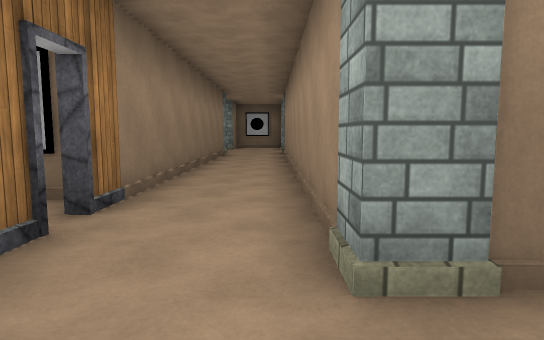
[1] (above)

20 first-person views from a walk through a Unity game level. The camera is 1.3 m above the floor, tilts 6° down and sees 75° across. Doors are open. The floor is counted in squares, 2 m on a side. Each view is taken from the middle of a square. On the plan, view 1 faces up. The plan holds only what a view shows up to about 10 squares ahead; the rest is blank. The place goes on beyond the plan. The player is left out. Surface patterns are stand-ins for the level's own textures.

[2]
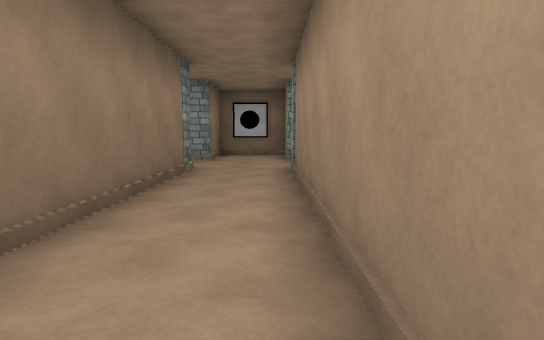

[3]
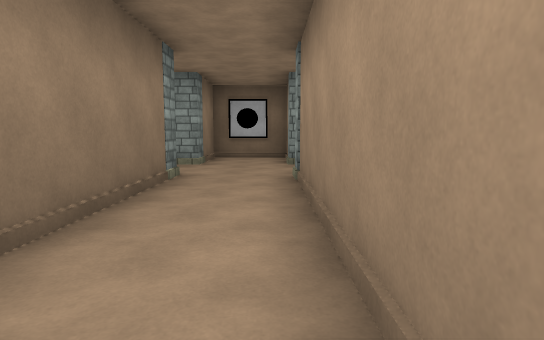

[4]
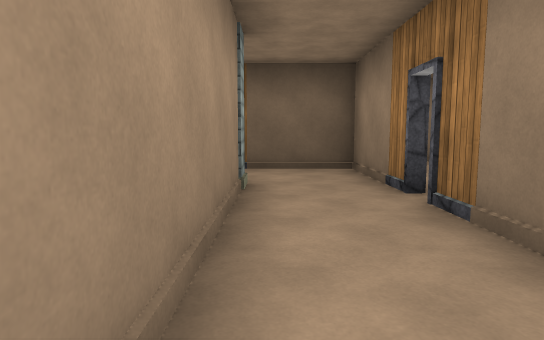

[5]
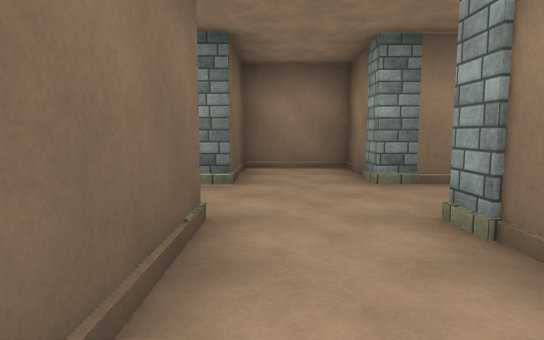

[6]
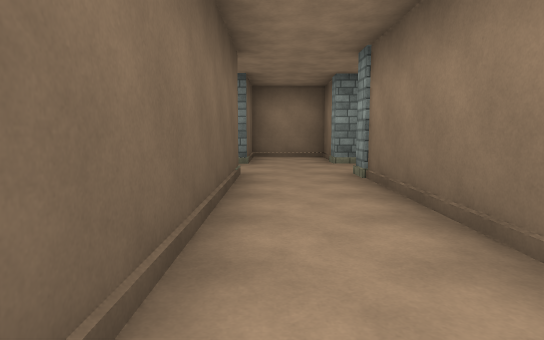

[7]
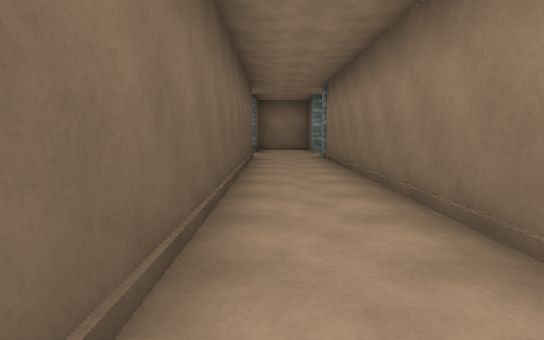

[8]
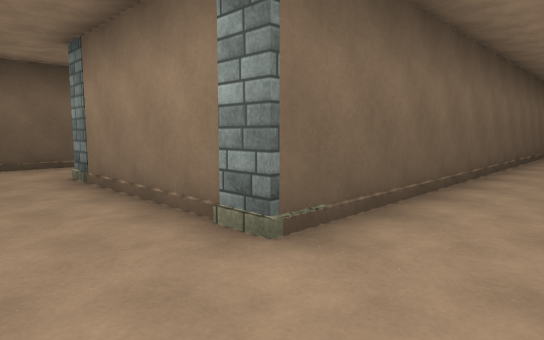

[9]
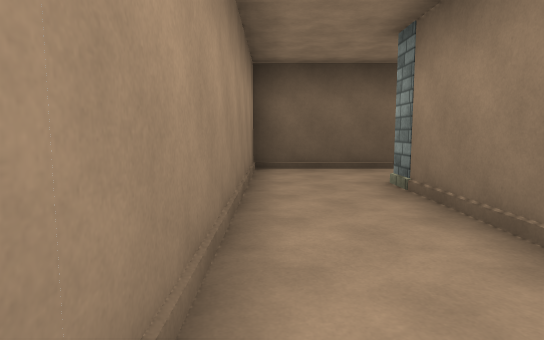

[10]
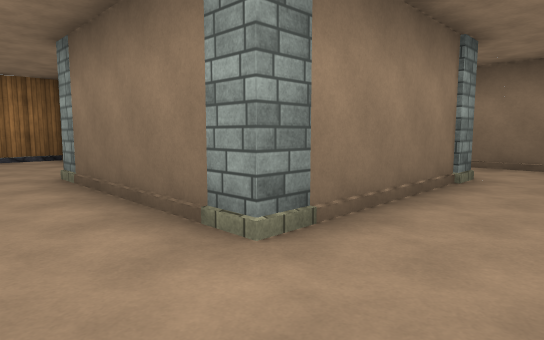

[11]
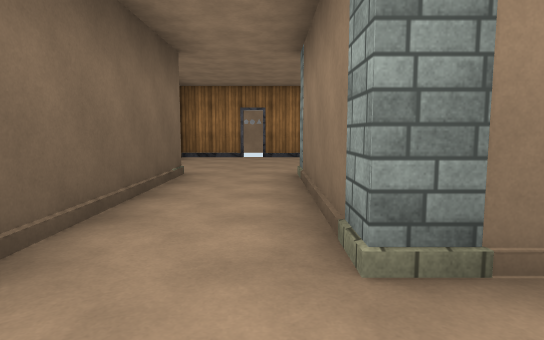

[12]
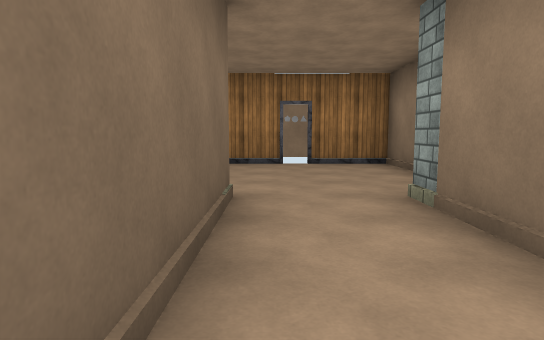

[13]
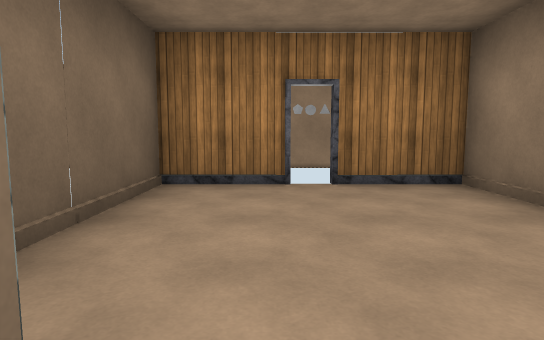

[14]
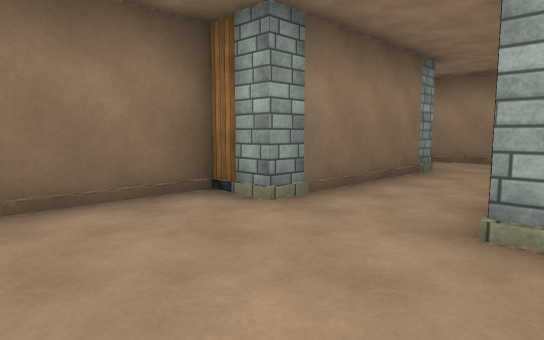

[15]
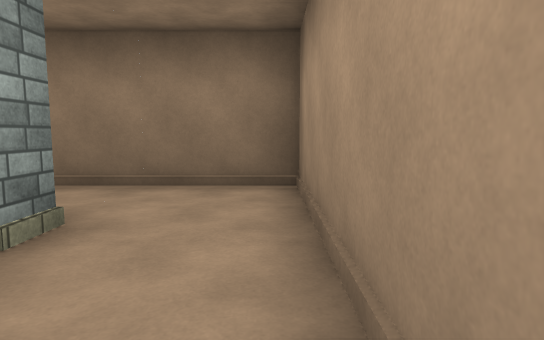

[16]
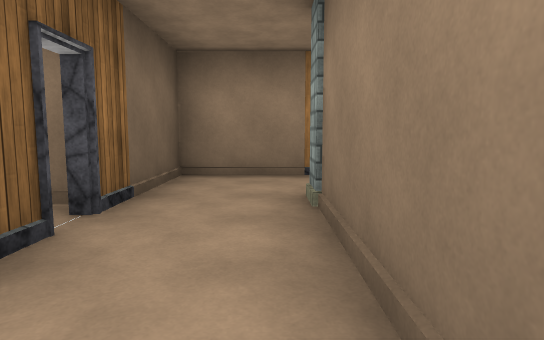

[17]
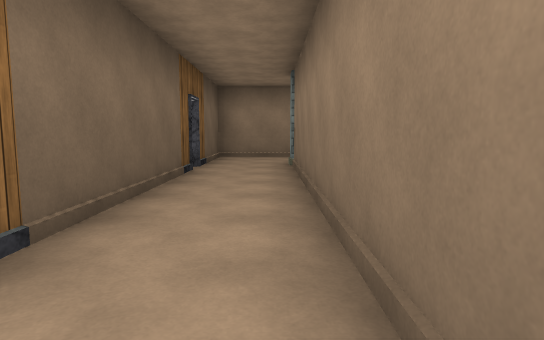

[18]
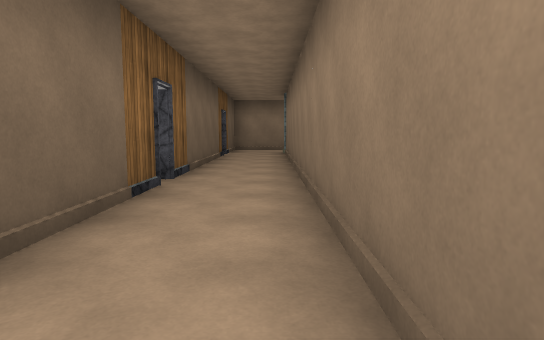

[19]
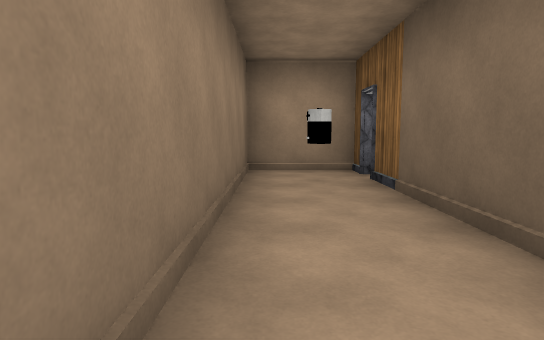

[20]
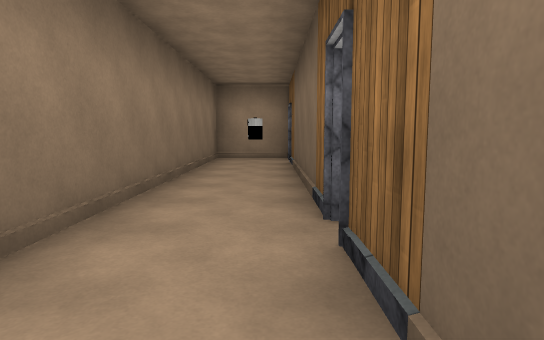

### Floor plan
Points are (right, up) in squares from view 1. A wall is a line through its corners. A room is listed if a view was taken in it or the views show most of it. See-through windows are left out.
Room 1 (view 1)
walls: (-1.5, 2.3) (-1.5, -0.4) (1.2, -0.4)
ways out: opening at (0, 2) to room 2; opening at (2, 1) to room 4
objects: pillar (1, 2)
Room 2 (views 2, 3, 4)
walls: (-1.5, 10.5) (-1.5, 2.8); (-2.4, 13.4) (-3.5, 13.4) (-3.5, 11.5) (-2.4, 11.5); (0.4, 2.4) (0.4, 10.4)
ways out: opening at (0, 2) to room 1; opening at (0.5, 13.5) to room 3
objects: pillar (-2, 11); pillar (-2, 14); pillar (1, 11)
Room 3 (views 5, 6, 7, 8, 9, 10, 11, 12, 13, 14, 15)
walls: (6.5, 8.4) (2.5, 8.4) (2.5, 6.7); (7.5, 5.6) (12.3, 5.6) (12.3, 13.4) (1.5, 13.4); (9.6, 7.4) (7.4, 7.4); (10.4, 10.6) (10.4, 8.4); (2.5, 6.2) (2.5, 4.6) (5.1, 4.6); (1.5, 11.5) (9.6, 11.5); (0.4, 14.5) (0.4, 15.3) (-1.5, 15.3) (-1.5, 14.4)
ways out: opening at (0.5, 13.5) to room 2; open door at (2.5, 6.5)
objects: pillar (1, 14); pillar (7, 5); pillar (7, 8); pillar (10, 8); pillar (10, 11)
Room 4 (views 16, 17, 18, 19, 20)
walls: (7.5, -0.4) (12.5, -0.4); (13.5, -0.4) (14.2, -0.4) (14.2, 1.4) (1.5, 1.4); (1.7, -0.4) (7.1, -0.4)
ways out: opening at (2, 1) to room 1
objects: other object (13, 0)

Where each view was taken, in squares from view 1:
view 1: 0 up, 0 right, facing up
view 2: 5 up, 0 right, facing up
view 3: 6 up, 0 right, facing up
view 4: 6 up, 0 right, facing down
view 5: 12 up, 3 right, facing left
view 6: 12 up, 6 right, facing left
view 7: 12 up, 10 right, facing left
view 8: 13 up, 12 right, facing down-left
view 9: 12 up, 12 right, facing down
view 10: 6 up, 12 right, facing up-left
view 11: 7 up, 12 right, facing left
view 12: 6 up, 10 right, facing left
view 13: 6 up, 7 right, facing left
view 14: 5 up, 4 right, facing up-right
view 15: 9 up, 12 right, facing up
view 16: 1 up, 4 right, facing left
view 17: 1 up, 8 right, facing left
view 18: 1 up, 12 right, facing left
view 19: 1 up, 8 right, facing right
view 20: 0 up, 5 right, facing right
